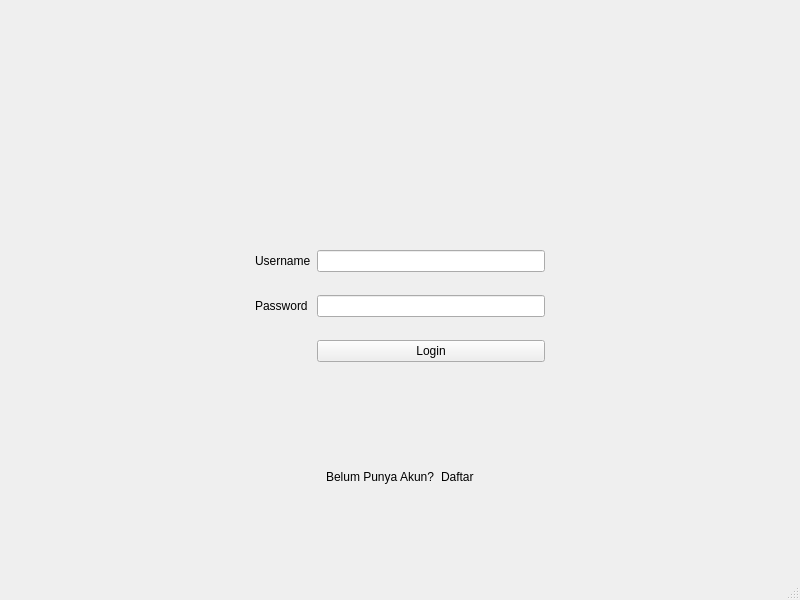
<?xml version="1.0" encoding="UTF-8"?>
<ui version="4.0">
 <class>MainWindow</class>
 <widget class="QMainWindow" name="MainWindow">
  <property name="geometry">
   <rect>
    <x>0</x>
    <y>0</y>
    <width>800</width>
    <height>600</height>
   </rect>
  </property>
  <property name="windowTitle">
   <string>MainWindow</string>
  </property>
  <widget class="QWidget" name="centralwidget">
   <layout class="QVBoxLayout" name="verticalLayout">
    <item>
     <widget class="QWidget" name="widget" native="true">
      <layout class="QVBoxLayout" name="verticalLayout_2">
       <item>
        <widget class="QWidget" name="widget_4" native="true">
         <property name="sizePolicy">
          <sizepolicy hsizetype="Preferred" vsizetype="Expanding">
           <horstretch>0</horstretch>
           <verstretch>0</verstretch>
          </sizepolicy>
         </property>
         <property name="maximumSize">
          <size>
           <width>16777215</width>
           <height>200</height>
          </size>
         </property>
         <layout class="QGridLayout" name="gridLayout">
          <item row="0" column="0">
           <widget class="QLabel" name="label">
            <property name="sizePolicy">
             <sizepolicy hsizetype="Maximum" vsizetype="Expanding">
              <horstretch>0</horstretch>
              <verstretch>0</verstretch>
             </sizepolicy>
            </property>
            <property name="maximumSize">
             <size>
              <width>400</width>
              <height>200</height>
             </size>
            </property>
            <property name="text">
             <string/>
            </property>
            <property name="pixmap">
             <pixmap>../SOAL LKS 25/SOAL LKS 25/IT SOFTWARE SOLUTION/Resources/Logo - With Padding/Logo Alt.png</pixmap>
            </property>
            <property name="scaledContents">
             <bool>true</bool>
            </property>
            <property name="wordWrap">
             <bool>false</bool>
            </property>
            <property name="margin">
             <number>40</number>
            </property>
           </widget>
          </item>
         </layout>
        </widget>
       </item>
       <item>
        <widget class="QWidget" name="widget_3" native="true">
         <layout class="QGridLayout" name="gridLayout_2">
          <item row="1" column="3">
           <spacer name="horizontalSpacer_2">
            <property name="orientation">
             <enum>Qt::Orientation::Horizontal</enum>
            </property>
            <property name="sizeHint" stdset="0">
             <size>
              <width>40</width>
              <height>20</height>
             </size>
            </property>
           </spacer>
          </item>
          <item row="1" column="1">
           <widget class="QLabel" name="label_3">
            <property name="sizePolicy">
             <sizepolicy hsizetype="Maximum" vsizetype="Preferred">
              <horstretch>0</horstretch>
              <verstretch>0</verstretch>
             </sizepolicy>
            </property>
            <property name="text">
             <string>Password</string>
            </property>
           </widget>
          </item>
          <item row="0" column="1">
           <widget class="QLabel" name="label_2">
            <property name="sizePolicy">
             <sizepolicy hsizetype="Maximum" vsizetype="Preferred">
              <horstretch>0</horstretch>
              <verstretch>0</verstretch>
             </sizepolicy>
            </property>
            <property name="text">
             <string>Username</string>
            </property>
           </widget>
          </item>
          <item row="1" column="2">
           <widget class="QLineEdit" name="lineEdit_2">
            <property name="maximumSize">
             <size>
              <width>300</width>
              <height>16777215</height>
             </size>
            </property>
           </widget>
          </item>
          <item row="1" column="0">
           <spacer name="horizontalSpacer">
            <property name="orientation">
             <enum>Qt::Orientation::Horizontal</enum>
            </property>
            <property name="sizeHint" stdset="0">
             <size>
              <width>40</width>
              <height>20</height>
             </size>
            </property>
           </spacer>
          </item>
          <item row="0" column="2">
           <widget class="QLineEdit" name="lineEdit">
            <property name="maximumSize">
             <size>
              <width>300</width>
              <height>16777215</height>
             </size>
            </property>
           </widget>
          </item>
          <item row="2" column="2">
           <widget class="QPushButton" name="pushButton">
            <property name="text">
             <string>Login</string>
            </property>
           </widget>
          </item>
         </layout>
        </widget>
       </item>
       <item>
        <widget class="QWidget" name="widget_2" native="true">
         <layout class="QHBoxLayout" name="horizontalLayout">
          <item>
           <spacer name="horizontalSpacer_3">
            <property name="orientation">
             <enum>Qt::Orientation::Horizontal</enum>
            </property>
            <property name="sizeHint" stdset="0">
             <size>
              <width>40</width>
              <height>20</height>
             </size>
            </property>
           </spacer>
          </item>
          <item>
           <widget class="QLabel" name="label_4">
            <property name="sizePolicy">
             <sizepolicy hsizetype="Maximum" vsizetype="Maximum">
              <horstretch>0</horstretch>
              <verstretch>0</verstretch>
             </sizepolicy>
            </property>
            <property name="text">
             <string>Belum Punya Akun?</string>
            </property>
           </widget>
          </item>
          <item>
           <widget class="QLabel" name="label_5">
            <property name="sizePolicy">
             <sizepolicy hsizetype="Maximum" vsizetype="Maximum">
              <horstretch>0</horstretch>
              <verstretch>0</verstretch>
             </sizepolicy>
            </property>
            <property name="text">
             <string>Daftar</string>
            </property>
           </widget>
          </item>
          <item>
           <spacer name="horizontalSpacer_4">
            <property name="orientation">
             <enum>Qt::Orientation::Horizontal</enum>
            </property>
            <property name="sizeHint" stdset="0">
             <size>
              <width>40</width>
              <height>20</height>
             </size>
            </property>
           </spacer>
          </item>
         </layout>
        </widget>
       </item>
      </layout>
     </widget>
    </item>
   </layout>
  </widget>
  <widget class="QMenuBar" name="menubar">
   <property name="geometry">
    <rect>
     <x>0</x>
     <y>0</y>
     <width>800</width>
     <height>33</height>
    </rect>
   </property>
  </widget>
  <widget class="QStatusBar" name="statusbar"/>
 </widget>
 <resources/>
 <connections/>
</ui>
